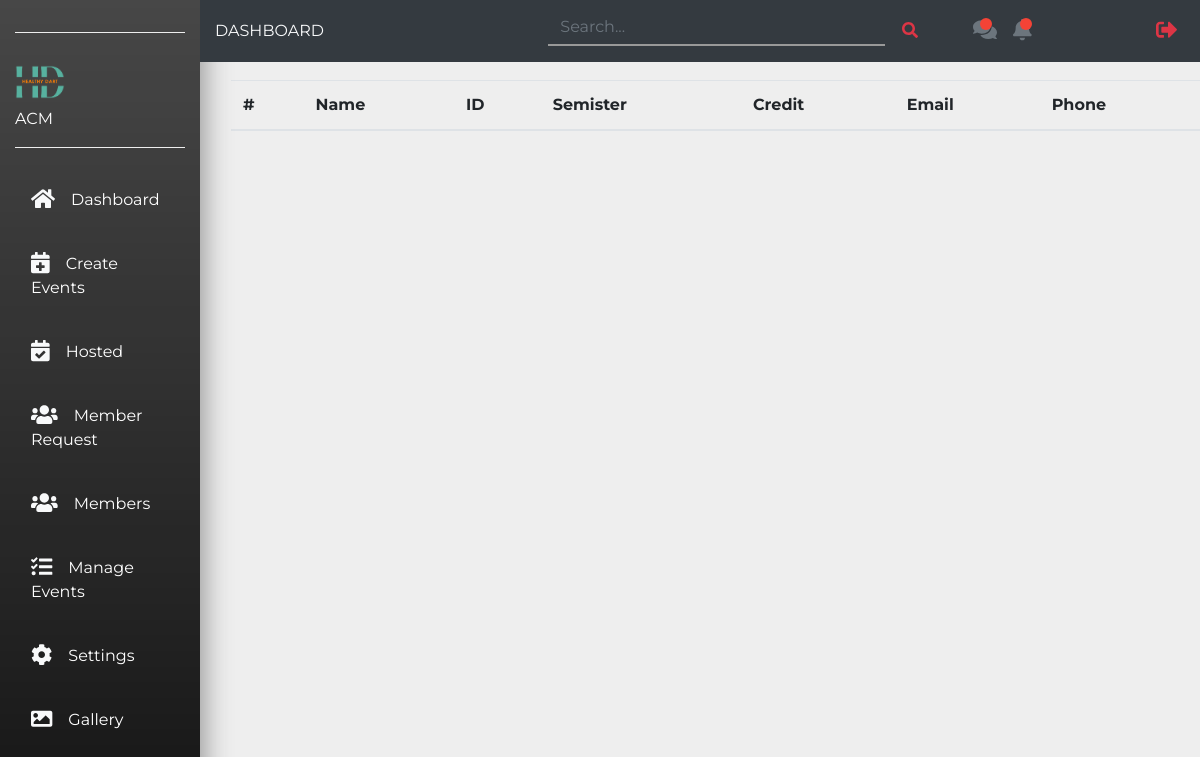
/club/members/ (signed in), run on the app's committed database.
### club/models.py (models this page shows, shortened)
class Clubs(models.Model):
    clubname = models.CharField(blank=False, max_length = 255,unique=True)
    shortname = models.CharField(blank=False, max_length = 10)
    clubemail = models.EmailField(max_length=255,blank=True)
    password = models.CharField(max_length=255,blank=True)
    logo = models.ImageField(upload_to="club_logo/")
    description = models.TextField(blank=False)
    form = models.DateField(auto_now_add=True)
    is_active = models.BooleanField(default=True)
    ec = models.ManyToManyField(Accounts, through='club_ec')

### club/views.py (the view)
# urls.py: path('members/', views.members, name='members'),
def members(request):
    context={}
    if auth_fun.club_per(request.user):
        club_ec = Club_Ec.objects.get(ec=request.user)
        club = Clubs.objects.get(pk=club_ec.club_id)
        members = member.objects.all().filter(club=club,approved=True)
        context['club'] = club
        context['members'] = members
        return render(request, 'club/allmember.html',context)
    else:
        return redirect('login')

### accounts/auth_fun.py (called while the page is built)
def is_authenticate(user):
    return user.is_authenticated

def club_per(user):
    if is_authenticate(user):
        if user.is_ec:
            club_ec = Club_Ec.objects.get(ec=user)
            club = Clubs.objects.get(pk=club_ec.club_id)
            if club.is_active:
                return True
            else:
                return False
        else:
            return False
    else:
        return False

### templates/club/allmember.html (shortened to what this page needs)
{% extends "club/base.html" %}
{% block content %}
  <section>
          <div class="row pt-md-5 mt-md-3 mb-5 ml-3 ">
            <table class="table">
              <thead>
                <tr>
                  <th scope="col">#</th>
                  <th scope="col">Name</th>
                  <th scope="col">ID</th>
                  <th scope="col">Semister</th>
                  <th scope="col">Credit</th>
                  <th scope="col">Email</th>
                  <th scope="col">Phone</th>
                </tr>
              </thead>
            </table>
          </div>
  </section>
{% endblock %}

### templates/club/base.html (shortened to what this page needs)
<!doctype html>
{% load static %}
<html lang="en">
<head>
  <link rel="stylesheet" href="https://stackpath.bootstrapcdn.com/bootstrap/4.1.1/css/bootstrap.min.css"
>
  <link rel="stylesheet"
    href="https://cdnjs.cloudflare.com/ajax/libs/tempusdominus-bootstrap-4/5.0.1/css/tempusdominus-bootstrap-4.min.css" />
  <link rel="stylesheet" href=" {% static 'css/style.css' %} ">
</head>
<body>
  <nav class="navbar navbar-expand-md navbar-light">
    <div class="collapse navbar-collapse" id="myNavbar">
      <div class="container-fluid">
        <div class="row">
          <div class="col-xl-2 col-lg-3 col-md-4 sidebar fixed-top">
            <a href="#" class="navbar-brand text-white d-block mx-auto text-center py-3 mb-4 bottom-border">
            </a>
            <div class="bottom-border pb-3">
              <img src="{{MEDIA_URL}}/{{club.logo.url}}" alt="Not Found" width="50" class="mr-3">
              <h5 class="d-inline"><a href="#" class="text-white">{{club.shortname}}</a></h5>
            </div>
            <ul class="navbar-nav flex-column mt-4">
              <li class="nav-item "><a href="{% url 'clubHome' %}" class="nav-link text-white p-3 mb-2 sidebar-link"
                  id="dashbord"><i class="fas fa-home text-light fa-lg mr-3"></i>Dashboard</a></li>
              <li class="nav-item"><a href="{% url 'createevent' %}" class="nav-link text-white p-3 mb-2 sidebar-link"
                  id="create_events"><i class="fas fa-calendar-plus text-light fa-lg mr-3"></i>Create Events</a></li>
              <li class="nav-item"><a href="{% url 'hostedevent' %}" class="nav-link text-white p-3 mb-2 sidebar-link"
                  id="hosted"><i class="fas fa-calendar-check text-light fa-lg mr-3" disabled></i>Hosted</a></li>
              <li class="nav-item"><a href="{% url 'mem_requests' %}" class="nav-link text-white p-3 mb-2 sidebar-link"
                  id="request"><i class="fas fa-users text-light fa-lg mr-3"></i>Member Request</a></li>
              <li class="nav-item dropdown">
                <a href="#member" class="nav-link text-white p-3 mb-2 sidebar-link" data-toggle="collapse" role="button"
                  aria-expanded="false" aria-controls="collapseExample" id="member_dropdown">
                  <i class="fas fa-users text-light fa-lg mr-3"></i>Members
                </a>
              </li>
              <li class="nav-item dropdown">
                <a href="#collapseExample" class="nav-link text-white p-3 mb-2 sidebar-link" data-toggle="collapse"
                  role="button" aria-expanded="false" aria-controls="collapseExample" id="manageevents">
                  <i class="fas fa-tasks text-light fa-lg mr-3"></i>Manage Events
                </a>
              </li>
              <li class="nav-item"><a href="{% url 'settings' %}" class="nav-link text-white p-3 mb-2 sidebar-link"
                  id="hosted"><i class="fas fa-cog text-light fa-lg mr-3" disabled></i>Settings</a></li>
              <li class="nav-item"><a href="{% url 'update_gallery' %}"
                  class="nav-link text-white p-3 mb-2 sidebar-link" id="hosted"><i
                    class="fas fa-image text-light fa-lg mr-3"></i>Gallery</a></li>
            </ul>
          </div>
          <div class="col-xl-10 col-lg-9 col-md-8 ml-auto bg-dark fixed-top py-2 top-navbar">
            <div class="row align-items-center">
              <div class="col-md-4">
                <h4 class="text-light text-uppercase mb-0">Dashboard</h4>
              </div>
              <div class="col-md-5">
                <form>
                  <div class="input-group">
                    <input type="text" class="form-control search-input" placeholder="Search...">
                    <button type="button" class="btn btn-white search-button"><i
                        class="fas fa-search text-danger"></i></button>
                  </div>
                </form>
              </div>
              <div class="col-md-3">
                <ul class="navbar-nav">
                  <li class="nav-item icon-parent"><a href="#" class="nav-link icon-bullet"><i
                        class="fas fa-comments text-muted fa-lg"></i></a></li>
                  <li class="nav-item icon-parent"><a href="#" class="nav-link icon-bullet"><i
                        class="fas fa-bell text-muted fa-lg"></i></a></li>
                  <li class="nav-item ml-md-auto"><a href="{% url 'logout' %}" class="nav-link"><i
                        class="fas fa-sign-out-alt text-danger fa-lg"></i></a></li>
                </ul>
              </div>
            </div>
          </div>
        </div>
      </div>
    </div>
  </nav>
  <div class="container-fluid">
    <div class="row">
      <div class="col-xl-10 col-lg-9 col-md-8 ml-auto">
        {% block content %}
        {% endblock %}
      </div>
    </div>
  </div>
</body>
</html>

### data on the page
Clubs: logo (picture), shortname "ACM"
